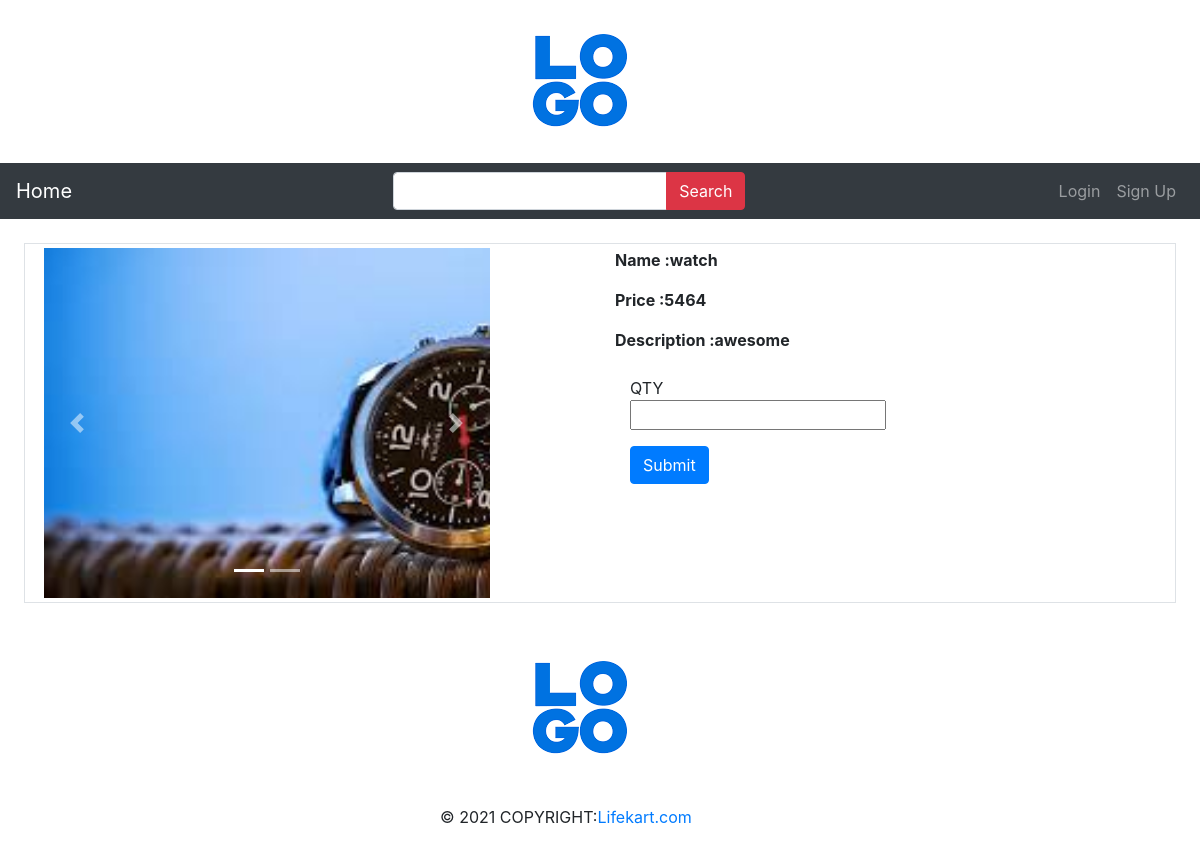
The app's page /User_login/productDetails.php?page=array&id=200 with its own data.
### tables this page shows
CREATE TABLE `Product_info` (
  `Id` int NOT NULL,
  `pname` varchar(255) NOT NULL,
  `category` int NOT NULL,
  `SKU` int NOT NULL,
  `image` varchar(255) NOT NULL,
  `price` int NOT NULL,
  `description` varchar(255) NOT NULL,
  `video` varchar(255) NOT NULL,
  `qty` int NOT NULL,
  `Status` varchar(255) NOT NULL,
  `create_at` date NOT NULL,
  `update_at` date NOT NULL
);

### User_login/class.php (called while the page is built, shortened)
<?php
class database {
     function __construct() {
        $this->con = mysqli_connect(self::host,self::user,self::pass);
        $this->db =mysqli_select_db($this->con,self::db_name);
        return $this->con;
    }
}
class product_details extends database{
    public function product_Details($id)
    {
        $query="select * from Product_info where id=".$id;
	    $result=mysqli_query($this->con,$query);
        while($array=mysqli_fetch_row($result)){
            $data=$array;
        }
        return $data;
    }
}
?>

### User_login/productDetails.php (the view, shortened to what this page needs)
<?php
include 'header.php';
include 'logo.php';
include 'class.php';
?>
<?php
include 'navbar.php';
?>
<body>
<div class="border p-1 m-4">
        <div class="col-lg-12 ">
            <div class="row">
                    <?php
                     $id = (int)$_GET['id'];
                     $details=new product_details();
                     $array=$details->product_Details($id);
                            $var=unserialize($array[4]);
                            $i=0;
                    ?>
            <div class="col-lg-5">
                                    <div id="demo" class="carousel slide" data-ride="carousel">
                                    <ul class="carousel-indicators">
                                    <li data-target="#demo" data-slide-to="0" class="active"></li>
                                    <li data-target="#demo" data-slide-to="1"></li>
                                    </ul>
                                    <div class="carousel-inner">
                                        <?php
                                        while( $i<count($var)){
                                            if($i==0){?>
                                    <div class="carousel-item active">
                                    <img class="img_width" src="http://localhost/lifekart/Admin_login/uploads/<?php echo $var[$i];?>">
                                    </div>
                                    <?php $i++;}else{ ?>
                                        <div class="carousel-item ">
                                    <img class="img_width" src="http://localhost/lifekart/Admin_login/uploads/<?php echo $var[$i];?>">
                                    </div>
                                    <?php $i++; }} ?>
                                    </div>
                                    <a class="carousel-control-prev" href="#demo" data-slide="prev">
                                    <span class="carousel-control-prev-icon"></span>
                                    </a>
                                    <a class="carousel-control-next" href="#demo" data-slide="next">
                                    <span class="carousel-control-next-icon"></span>
                                    </a>
                                    </div>
            </div>
            <div class="col-lg-6 offset-md-1 ">
                <p><b>Name :<?php echo $array[1];?></b></p>
                <p><b>Price :<?php echo $array[5];?></b></p>
                <p><b>Description :<?php echo $array[6];?></b></p>
            <div class="col-lg-10 mt-4">
                <div class="row">
                    <div class="col-lg-4 pb-4">
                        <form method='POST' action="action.php">
                        <p>QTY<input type="number"  id="quantity" name="quantity" class="quantity" min="1" ></p>
                        <input type="submit" class="btn btn-primary qtybutton" >
                    </form>
                    </div>
                </div>
            </div>
        </div>
    </div>
</div>
</div>
</body>
<div class="footer">
<?php
include 'footer.php';
 ?>
</div>
</html>

### records on screen
product_info: pname "watch", price "5464", description "awesome"
